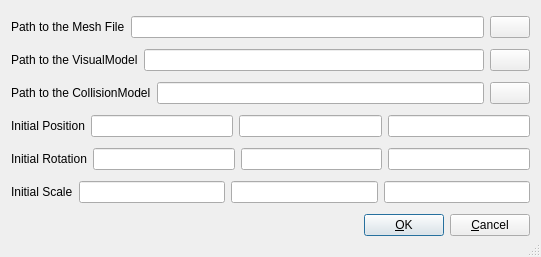
<?xml version="1.0" encoding="UTF-8"?>
<ui version="4.0">
 <class>DialogAddPreset</class>
 <widget class="QDialog" name="DialogAddPreset">
  <property name="geometry">
   <rect>
    <x>0</x>
    <y>0</y>
    <width>541</width>
    <height>257</height>
   </rect>
  </property>
  <property name="sizePolicy">
   <sizepolicy hsizetype="Ignored" vsizetype="Preferred">
    <horstretch>0</horstretch>
    <verstretch>0</verstretch>
   </sizepolicy>
  </property>
  <property name="windowTitle">
   <string>Add a scene or an object</string>
  </property>
  <property name="sizeGripEnabled">
   <bool>true</bool>
  </property>
  <layout class="QGridLayout">
   <item row="1" column="0">
    <layout class="QHBoxLayout">
     <item>
      <widget class="QLabel" name="openFileText0">
       <property name="text">
        <string>Path to the Mesh File</string>
       </property>
       <property name="wordWrap">
        <bool>false</bool>
       </property>
      </widget>
     </item>
     <item>
      <widget class="QLineEdit" name="openFilePath0"/>
     </item>
     <item>
      <widget class="QPushButton" name="openFileButton0">
       <property name="text">
        <string/>
       </property>
      </widget>
     </item>
    </layout>
   </item>
   <item row="2" column="0">
    <layout class="QHBoxLayout">
     <item>
      <widget class="QLabel" name="openFileText1">
       <property name="text">
        <string>Path to the VisualModel</string>
       </property>
       <property name="wordWrap">
        <bool>false</bool>
       </property>
      </widget>
     </item>
     <item>
      <widget class="QLineEdit" name="openFilePath1"/>
     </item>
     <item>
      <widget class="QPushButton" name="openFileButton1">
       <property name="text">
        <string/>
       </property>
      </widget>
     </item>
    </layout>
   </item>
   <item row="3" column="0">
    <layout class="QHBoxLayout">
     <item>
      <widget class="QLabel" name="openFileText2">
       <property name="text">
        <string>Path to the CollisionModel</string>
       </property>
       <property name="wordWrap">
        <bool>false</bool>
       </property>
      </widget>
     </item>
     <item>
      <widget class="QLineEdit" name="openFilePath2"/>
     </item>
     <item>
      <widget class="QPushButton" name="openFileButton2">
       <property name="text">
        <string/>
       </property>
      </widget>
     </item>
    </layout>
   </item>
   <item row="4" column="0">
    <layout class="QHBoxLayout">
     <item>
      <widget class="QLabel" name="positionText">
       <property name="text">
        <string>Initial Position</string>
       </property>
       <property name="wordWrap">
        <bool>false</bool>
       </property>
      </widget>
     </item>
     <item>
      <widget class="QLineEdit" name="positionX"/>
     </item>
     <item>
      <widget class="QLineEdit" name="positionY"/>
     </item>
     <item>
      <widget class="QLineEdit" name="positionZ"/>
     </item>
    </layout>
   </item>
   <item row="5" column="0">
    <layout class="QHBoxLayout">
     <item>
      <widget class="QLabel" name="rotationText">
       <property name="text">
        <string>Initial Rotation</string>
       </property>
       <property name="wordWrap">
        <bool>false</bool>
       </property>
      </widget>
     </item>
     <item>
      <widget class="QLineEdit" name="rotationX"/>
     </item>
     <item>
      <widget class="QLineEdit" name="rotationY"/>
     </item>
     <item>
      <widget class="QLineEdit" name="rotationZ"/>
     </item>
    </layout>
   </item>
   <item row="6" column="0">
    <layout class="QHBoxLayout">
     <item>
      <widget class="QLabel" name="scaleText">
       <property name="text">
        <string>Initial Scale</string>
       </property>
       <property name="wordWrap">
        <bool>false</bool>
       </property>
      </widget>
     </item>
     <item>
      <widget class="QLineEdit" name="scaleX"/>
     </item>
     <item>
      <widget class="QLineEdit" name="scaleY"/>
     </item>
     <item>
      <widget class="QLineEdit" name="scaleZ"/>
     </item>
    </layout>
   </item>
   <item row="7" column="0">
    <layout class="QHBoxLayout">
     <property name="spacing">
      <number>6</number>
     </property>
     <property name="margin">
      <number>0</number>
     </property>
     <item>
      <spacer name="Horizontal Spacing2">
       <property name="orientation">
        <enum>Qt::Horizontal</enum>
       </property>
       <property name="sizeType">
        <enum>QSizePolicy::Expanding</enum>
       </property>
       <property name="sizeHint" stdset="0">
        <size>
         <width>20</width>
         <height>20</height>
        </size>
       </property>
      </spacer>
     </item>
     <item>
      <widget class="QPushButton" name="buttonOk">
       <property name="text">
        <string>&amp;OK</string>
       </property>
       <property name="shortcut">
        <string/>
       </property>
       <property name="autoDefault">
        <bool>true</bool>
       </property>
       <property name="default">
        <bool>true</bool>
       </property>
      </widget>
     </item>
     <item>
      <widget class="QPushButton" name="buttonCancel">
       <property name="text">
        <string>&amp;Cancel</string>
       </property>
       <property name="shortcut">
        <string/>
       </property>
       <property name="autoDefault">
        <bool>true</bool>
       </property>
      </widget>
     </item>
    </layout>
   </item>
  </layout>
 </widget>
 <layoutdefault spacing="6" margin="11"/>
 <resources/>
 <connections>
  <connection>
   <sender>openFileButton0</sender>
   <signal>clicked()</signal>
   <receiver>DialogAddPreset</receiver>
   <slot>fileOpen()</slot>
   <hints>
    <hint type="sourcelabel">
     <x>20</x>
     <y>20</y>
    </hint>
    <hint type="destinationlabel">
     <x>20</x>
     <y>20</y>
    </hint>
   </hints>
  </connection>
  <connection>
   <sender>openFileButton1</sender>
   <signal>clicked()</signal>
   <receiver>DialogAddPreset</receiver>
   <slot>fileOpen()</slot>
   <hints>
    <hint type="sourcelabel">
     <x>20</x>
     <y>20</y>
    </hint>
    <hint type="destinationlabel">
     <x>20</x>
     <y>20</y>
    </hint>
   </hints>
  </connection>
  <connection>
   <sender>openFileButton2</sender>
   <signal>clicked()</signal>
   <receiver>DialogAddPreset</receiver>
   <slot>fileOpen()</slot>
   <hints>
    <hint type="sourcelabel">
     <x>20</x>
     <y>20</y>
    </hint>
    <hint type="destinationlabel">
     <x>20</x>
     <y>20</y>
    </hint>
   </hints>
  </connection>
  <connection>
   <sender>buttonOk</sender>
   <signal>clicked()</signal>
   <receiver>DialogAddPreset</receiver>
   <slot>accept()</slot>
   <hints>
    <hint type="sourcelabel">
     <x>20</x>
     <y>20</y>
    </hint>
    <hint type="destinationlabel">
     <x>20</x>
     <y>20</y>
    </hint>
   </hints>
  </connection>
  <connection>
   <sender>buttonCancel</sender>
   <signal>clicked()</signal>
   <receiver>DialogAddPreset</receiver>
   <slot>reject()</slot>
   <hints>
    <hint type="sourcelabel">
     <x>20</x>
     <y>20</y>
    </hint>
    <hint type="destinationlabel">
     <x>20</x>
     <y>20</y>
    </hint>
   </hints>
  </connection>
 </connections>
</ui>
